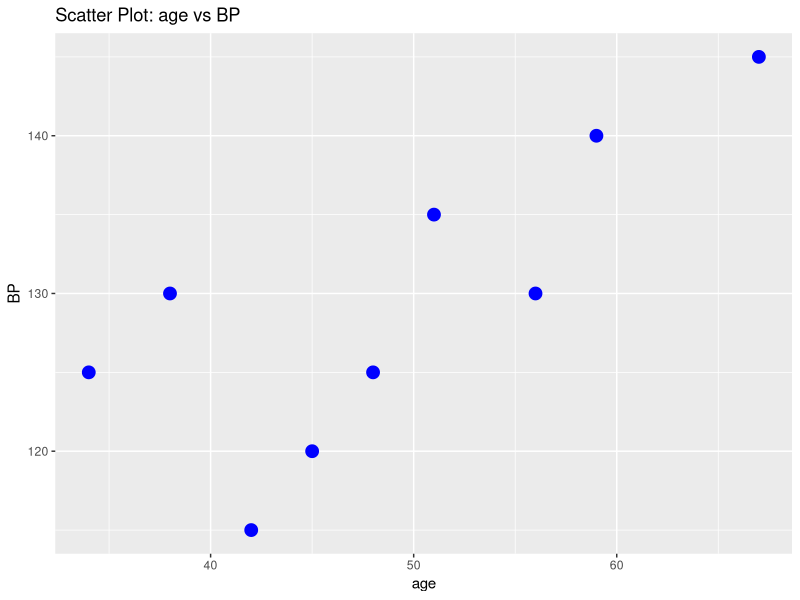
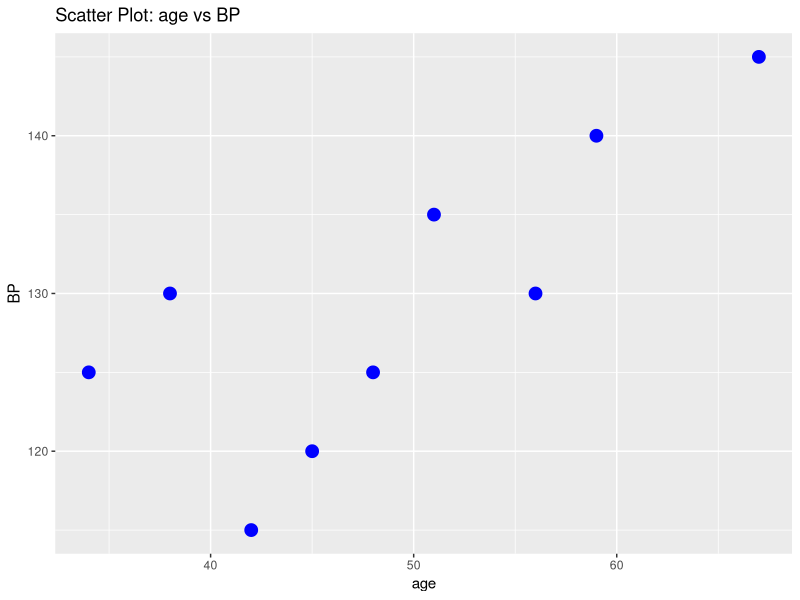
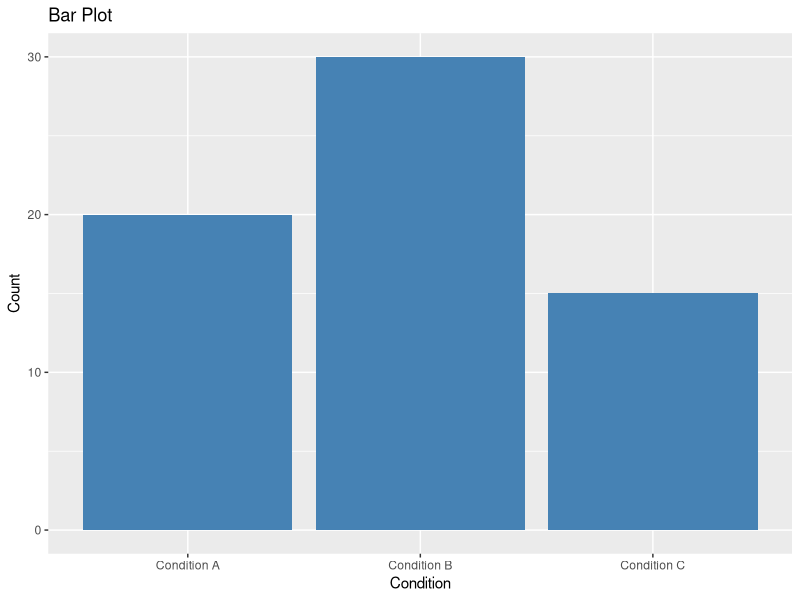
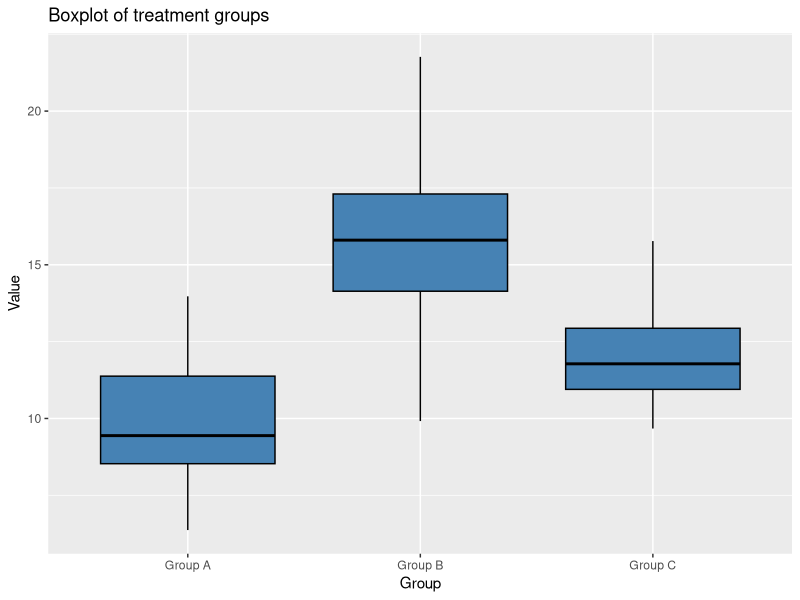

Write R code to recreate these figures, in order.
## ---- chunk 1

# Iterate over a sequence of numbers
for (i in 1:5) { 
  # Print the current value of i 
  print(i) 
} 

#>[1] 1
#>[1] 2 
#>[1] 3 
#>[1] 4 
#>[1] 5

## ---- chunk 2

# Iterate over a vector samples

samples <- c("control-1", "control-2", "treatment-1", "treatment-2")
for (s in samples) { 
   #print each sample name
   print(s)
}

#>[1] "control-1" 
#>[1] "control-2"
#>[1] "treatment-1"
#>[1] "treatment-2"


## ---- chunk 3

# Sample clinical data clinical_data

clinical_data <- data.frame(id = c(1, 2, 3),
                            blood_pressure = c(120, 130, 140),
                            cholesterol = c(180, 200, 220) )

print(clinical_data)

#>  id blood_pressure cholesterol
#>  1            120         180
#>  2            130         200
#>  3            140         220


#Nested loop to iterate over each patient's data

for (i in 1:nrow(clinical_data)) {
  # Print patient ID
  cat("Patient ID:", clinical_data$id[i], "\n")
    # Inner loop for specific operations on each patient's data
    for (j in 2:ncol(clinical_data)) {
      # Perform a specific operation (e.g., print blood pressure and cholesterol)
      cat(colnames(clinical_data)[j], ":", clinical_data[i, j], "\n")
    }
  cat("\n")
}

#> Patient ID: 1 #\>blood_pressure : 120 #\>cholesterol : 180
#> Patient ID: 2 #\>blood_pressure : 130 #\>cholesterol : 200
#> Patient ID: 3 #\>blood_pressure : 140 #\>cholesterol : 220
## ---- chunk 4

# For loop with a conditional statement to perform a specific operation on each patient's data
for (i in 1:nrow(clinical_data)) {
  
  # Check if blood pressure is above 
  if (clinical_data$blood_pressure[i] > 130) {
    
    # If blood pressure is above 130, print patient ID and blood pressure level 
    cat("Patient ID:",     clinical_data$id[i], "\n")
    cat("Cholesterol level:", clinical_data$cholesterol[i], "\n") 
    cat("High blood pressure:", clinical_data$blood_pressure[i], "\n")
    cat("Prescription:", "Zestril", "\n")
  
    } else {
    
      # If blood pressure is not above 130, print patient ID and cholesterol level cat("Patient ID:", clinical_data$id[i], "\n")
    cat("Patient ID:", clinical_data$id[i], "\n")
    cat("Cholesterol level:", clinical_data$cholesterol[i], "\n")
    
    }
  
  cat("\n")
}


#> Patient ID: 1
#> Cholesterol level: 180

#> Patient ID: 2 
#> Cholesterol level: 200

#> Patient ID: 3 #\>Cholesterol level: 220
#> High blood pressure: 140
#> Prescription: Zestril 

## ---- chunk 5

# Apply function to calculate the mean for each column column_means

column_means <- apply(clinical_data, 2, mean)
print(column_means)

#> id blood_pressure cholesterol 
#> 2 130 200
## ---- chunk 6
#example dataframe showing blood pressure increases with patient age
df <- data.frame( age = c(45, 56, 34, 67, 51, 42, 59, 38, 48),
                  BP = c(120, 130, 125, 145, 135, 115, 140, 130, 125))
            
#intall and load ggplot2
install.packages('ggplot2')
library('ggplot2')

#generate scatterplot
ggplot(data = df, aes(x = age, y = BP)) + 
  geom_point(size=4, col='blue') + 
  labs(x = "age", y = "BP") + 
  ggtitle("Scatter Plot: age vs BP")
## ---- chunk 7
ggplot(data = df, aes(x = age, y = BP)) + 
  geom_point(size=4, col='blue') + 
  labs(x = "age", y = "BP") + 
  ggtitle("Scatter Plot: age vs BP")
## ---- chunk 8
# Create a dataframe

df <- data.frame( condition = c("Condition A", "Condition B", "Condition C"),
                  count = c(20, 30, 15))

# Create the bar plot
ggplot(data = df, aes(x = condition, y = count)) +
  geom_bar(stat = "identity", fill = "steelblue") +
  labs(x = "Condition", y = "Count") +
  ggtitle("Bar Plot")
## ---- chunk 9
# Create a dataframe

df <- data.frame( group = rep(c("Group A", "Group B", "Group C"), each = 50),
                  value = c(rnorm(50, mean = 10, sd = 2), 
                  rnorm(50, mean = 15, sd = 3), rnorm(50, mean = 12, sd = 1.5)) )

#generate boxplots
ggplot(data = df, aes(x = group, y = value)) + 
  geom_boxplot(fill = "steelblue", color = "black") +
  labs(x = "Group", y = "Value") +
  ggtitle("Boxplot of treatment groups")

